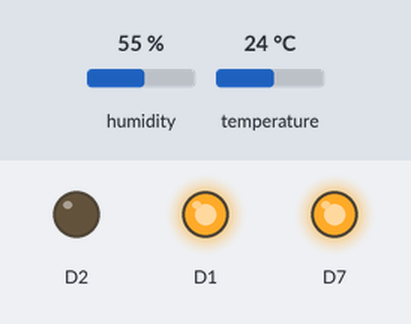
A sketch run on a simulated ESP8266 (NodeMCU). On the bench: output pins drawn as LEDs (lit = HIGH). Inputs (shaded band) come from the test bench; at power-on: humidity 55 %, temperature 24 °C. WiFi joins after 1.5 s; servers stay silent unless stated; random numbers use the default seed unless the sketch sets one; no MQTT or app messages arrive unless stated; what the sketch prints to the serial monitor is not drawn.

Above: at 4.5 s.
At 9.5 s:
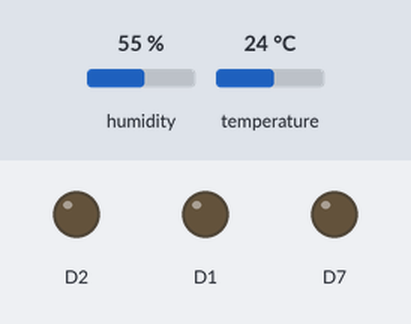
Timing chart, 0 to 15.1 s (numbered marks = the images above):
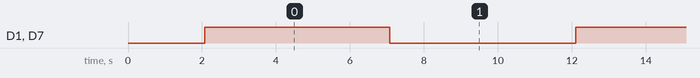

Measured:
- by itself, D1, D7: alternates HIGH for 5.0 s and LOW for 5.0 s

The sketch:

Hidroponia.ino
```cpp
//Bibliotecas
#include <DHT.h>
#include <ESP8266WiFi.h>
#include <PubSubClient.h>

//Definición DHT11
#define DHTPIN 2
#define DHTTYPE DHT11

//Objetos
DHT dht(DHTPIN, DHTTYPE);
WiFiClient espClient;
PubSubClient client(espClient);

//Conexión a Internet
char ssid[] = "********"; //Nombre (SSID)
char password[] = "********"; //Contraseña

//Mosquitto
IPAddress server(192, 168, 100, 10); //Host
const char* topic = "PILARES/Hidroponia"; //Tema

//Inicia Void Setup
void setup() {

  //Configurar PIN D1, D2 y D2 a Salidas Digitales
  pinMode(D1, OUTPUT);
  pinMode(D2, OUTPUT);
  pinMode(D7, OUTPUT);

  //Monitor Serial a 115200 Baudios
  Serial.begin(115200);

  //Iniciar el Sensor DHT11
  dht.begin();

  //Iniciar Conexión a Internet
  WiFi.begin(ssid, password);
  while (WiFi.status() != WL_CONNECTED) {
    delay(1000);
    Serial.println("Conectando a WiFi...");
  }
  Serial.println("Conectado a WiFi");

  //Servidor Mosquitto
  client.setServer(server, 1883);
  client.connect("Lechuga");

}
//Termina Void Setup

//Inicia Void Loop
void loop() {

  //DHT11
  float Humedad = dht.readHumidity(); //Leer Valor de Humedad
  float Temperatura = dht.readTemperature(); //Leer Valor de Temperatura
  float pH = random(55, 60) / 10.0; //Valor Aleatorio de pH (Etapa 02).

  //Mosquitto (JSON)
  String payload = "{\"Nombre\":\"Lechuga\",\"Humedad\":" + String(Humedad) + ",\"Temperatura\":" + String(Temperatura) + ",\"pH\":" + String(pH) + "}";
  client.publish(topic, payload.c_str());

  //Bomba de Agua Encendida
  digitalWrite(D1, HIGH);
  digitalWrite(D2, LOW);
  digitalWrite(D7, HIGH);
  delay(5000); //5 Segundos

  //Bomba de Agua Apagada
  digitalWrite(D1, LOW);
  digitalWrite(D2, LOW);
  digitalWrite(D7, LOW);
  delay(5000); //5 Segundos

}
//Termina Void Loop
```
